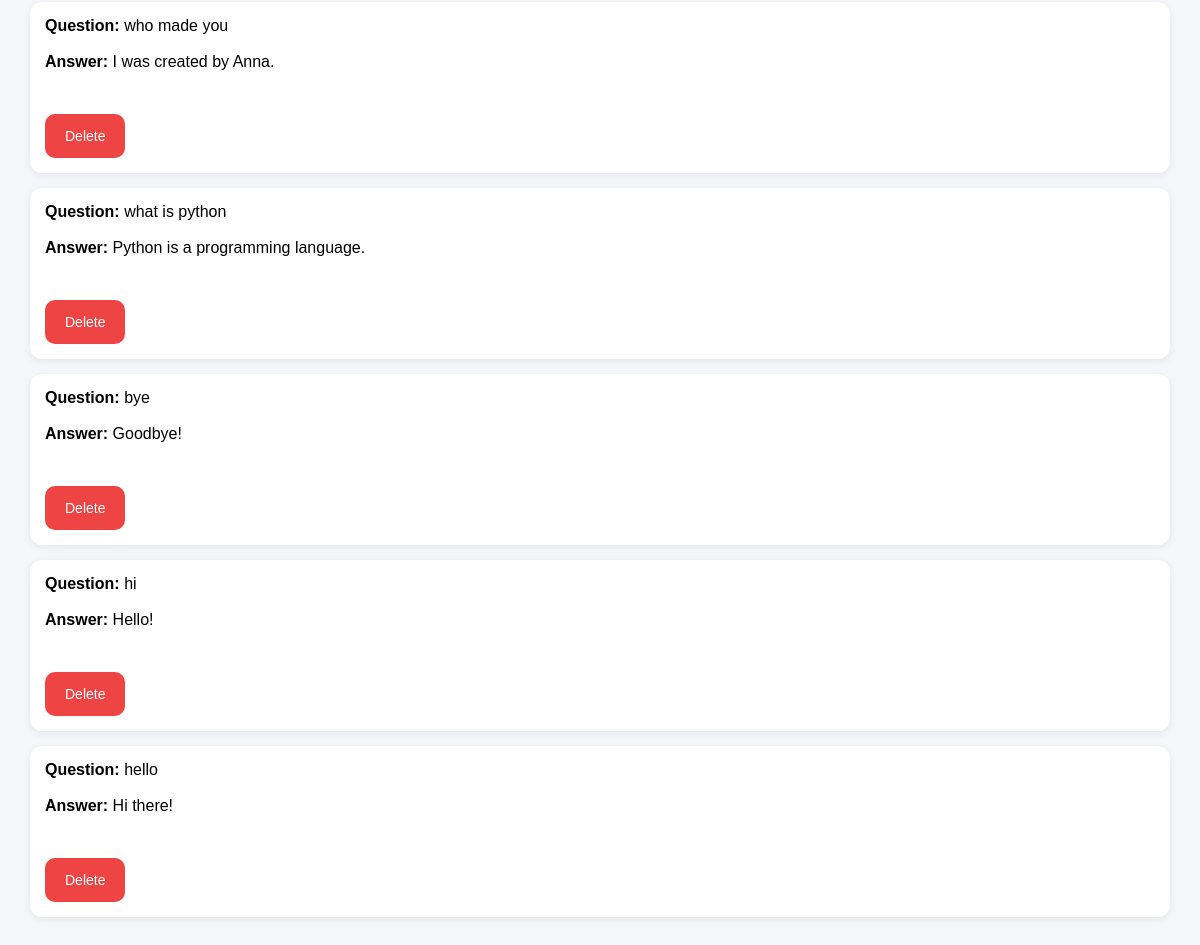
/admin (lower part), run on an earlier commit of the app's database.
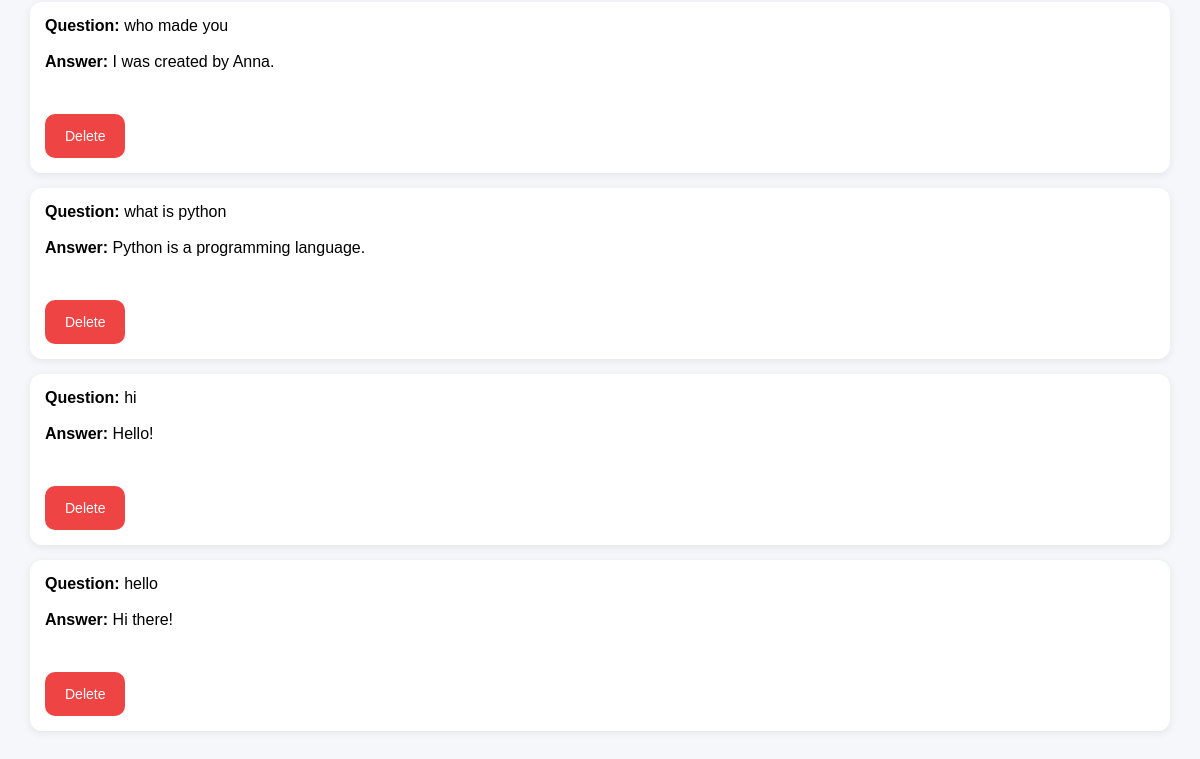
And on a later commit of the database.
### tables this page shows
CREATE TABLE responses (
    id INTEGER PRIMARY KEY AUTOINCREMENT,
    user_input TEXT NOT NULL,
    bot_response TEXT NOT NULL
);

### app.py (the view, shortened to what this page needs)
@app.route("/admin", methods=["GET", "POST"])
def admin():
    knowledge = get_all_knowledge()
    return render_template(
        "admin.html",
        knowledge=knowledge
    )

### utils/database.py (called while the page is built)
def get_all_knowledge():
    import sqlite3
    connection = sqlite3.connect(
        "data/responses.db"
    )
    cursor = connection.cursor()
    cursor.execute(
        """
        SELECT
            id,
            user_input,
            bot_response
        FROM responses
        ORDER BY id DESC
        """
    )
    knowledge = cursor.fetchall()
    connection.close()
    return knowledge

### templates/admin.html (shortened to what this page needs)
<!DOCTYPE html>
<html>
<head>
    <link
        rel="stylesheet"
        href="{{ url_for('static', filename='styles.css') }}"
    >
</head>
<body>
    <div class="knowledge-list">
        {% for item in knowledge %}
            <div class="knowledge-card">
                <strong>Question:</strong>
                {{ item[1] }}
                <br><br>
                <strong>Answer:</strong>
                {{ item[2] }}
                <br><br>
                <form
                    action="/delete/{{ item[0] }}"
                    method="POST"
                >
                    <button
                        class="delete-button"
                        type="submit"
                    >
                        Delete
                    </button>
                </form>
            </div>
        {% endfor %}
    </div>
</body>
</html>

### static/styles.css (style rules this page uses)
body { font-family: Arial, sans-serif; background-color: #f5f7fb; margin: 0; padding: 30px; }
form { display: flex; gap: 10px; margin-top: 15px; }
button { padding: 14px 20px; border: none; border-radius: 10px; background: #2563eb; color: white; cursor: pointer; font-size: 14px; }
.knowledge-list { margin-top: 30px; }
.knowledge-card { background: white; padding: 15px; margin-bottom: 15px; border-radius: 12px; box-shadow: 0 2px 8px rgba(0,0,0,0.08); }
.delete-button { background-color: #ef4444; color: white; margin-top: 10px; }

What changed in the data, as far as the page shows it:
removed responses: user_input "bye", bot_response "Goodbye!"
